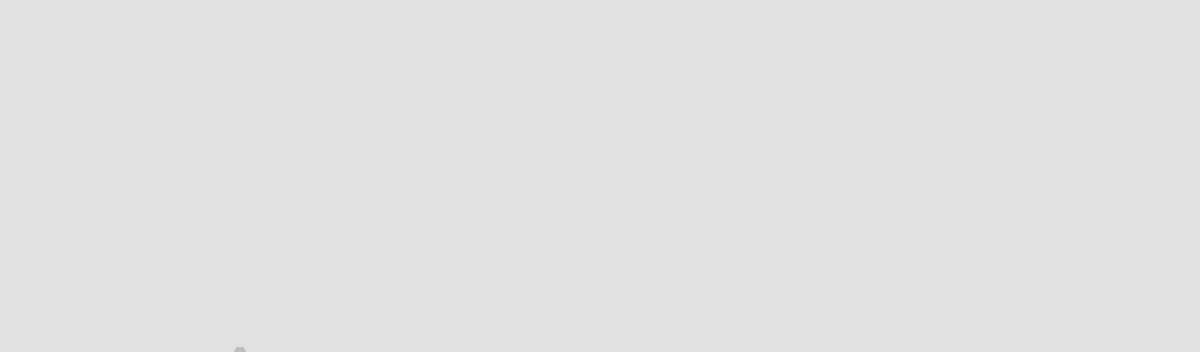
Frame 1 (no input)
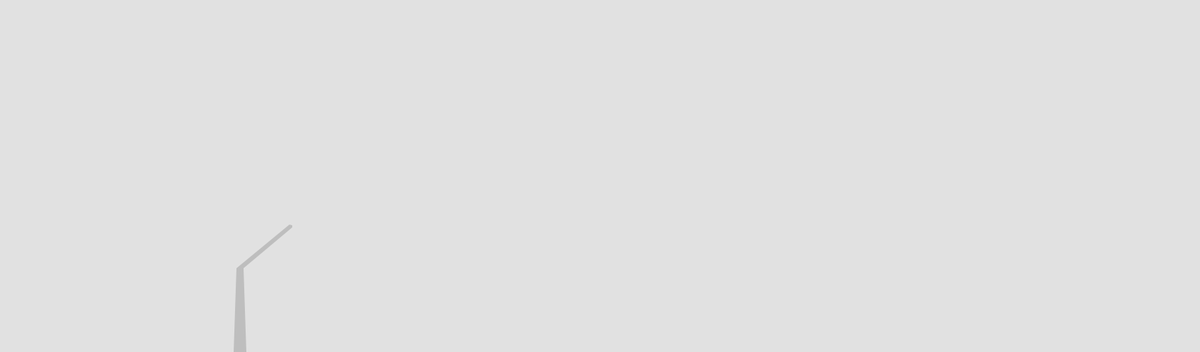
Frame 60 (the mouse pressed at the canvas centre just before this capture)
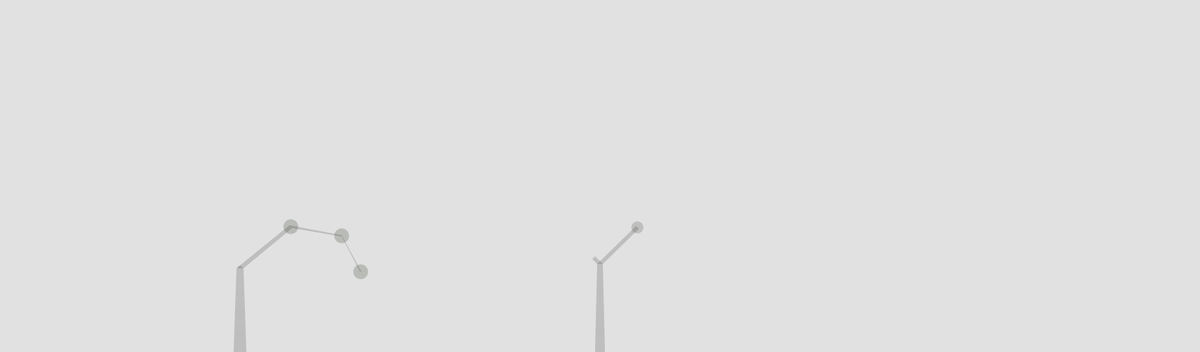
Frame 120 (the mouse held since frame 60 and released just before this capture)

The Processing sketch that drew these frames (run headless with seeded random() and noise(); from frame 60 on, the mouse is pressed at the canvas centre):

// Processing sketch: ProcessingTreeV11
// ── ProcessingTreeV11.pde
// L-system 
// goals for L system

/*
  Flow with song
 
 
 */

Lsystem[] tree;
float count;
float wind;
int max_trees, cur_tree;
int breed_track;

void setup() {
  size(1700, 500);
  smooth();
  frameRate(30);
  max_trees = 64;
  cur_tree = 0;
  tree = new Lsystem[max_trees];
  breed_track = 1;
  tree[0] = new Lsystem(width/5, height, height/2.1, 3, 0);
  count = 0;
  wind = 0.3;
}

void draw() {

  background(blend_color(color(225), color(137, 209, 234), ((float)count-800)/100));

  for (int i = 0; i < cur_tree+1; ++i) {
    tree[i].draw((int)count);
  }
  count++;
}

void mousePressed() {
  if (cur_tree < max_trees-1)
  {
    cur_tree++;
    int breed = floor(random(1, 7.999));
    ++breed_track;
    if (breed_track > 5)
    {
      breed_track = 1;
    }
    //breed = 3;

    tree[cur_tree] = new Lsystem(mouseX, height, height-mouseY, breed, (int)count);
  }
}



color blend_color(color x, color y, float factor)
{
  color output;
  if (factor < 0) 
  {
    output = x;
    return output;
  } else if (factor > 1)
  {
    output = y;
    return output;
  }

  output = color((1-factor)*red(x)+factor*red(y), (1-factor)*green(x)+factor*green(y), (1-factor)*blue(x)+factor*blue(y), (1-factor)*alpha(x)+factor*alpha(y));
  return output;
}
// ── Lsystem.pde
class Lsystem {
  int xpos, ypos; //coordinates in drawspace of base
  String system; //actual system
  String axiom;
  int iterations;
  String Frule, Xrule;
  float minus_radians, plus_radians;
  float width_factor, root_width;
  float length_factor;
  int ticks_per_branch;
  int life_time;
  float perm_len;
  int leaf_size;
  color branch_vibrant, leaf_prev, leaf_next;
  int leaf_change_counter, leaf_change_increment;

  Lsystem(int rootx, int rooty, float high_point, int breed, int global_time)
  {
    branch_vibrant = color(108, 28, 107, 200);
    leaf_next = color(109, 255, 19, 170);
    leaf_prev = color(15, 40);
    leaf_change_counter = 400;
    leaf_change_increment = leaf_change_counter;
    life_time = 0;
    xpos = rootx;
    ypos = rooty;
    root_width = 10;
    width_factor = 0.6;
    length_factor = 0.6;
    perm_len = high_point/2;
    leaf_size = (int)random(15, 25);
    ticks_per_branch = (int)max(4, 30-((float)global_time/50));
    println(ticks_per_branch);

    Xrule = "F";
    switch(breed)
    {
    case 1:
      axiom = "F[F]";
      iterations = 3;
      Frule = "F[+F][-F]";
      Xrule = Frule;
      minus_radians = 0.8;
      plus_radians = 0.8;
      width_factor = 0.7;
      break;

    case 2:
      axiom = "+F";
      iterations = 5;
      Frule = "F[-FF]";
      Xrule = Frule;
      minus_radians = 1.0;
      plus_radians = 0.8;
      break;

    case 3:
      axiom = "F-F";
      iterations = 3 + (int)random(-2, 4);
      length_factor = random(0.55, 0.8);
      Frule = "X[+F]";
      Xrule = "X";
      minus_radians = 0.8;
      plus_radians = 0.8;
      break;

    case 4:
      axiom = "FFF";
      iterations = 2;
      Frule = "F[+FF][-FF]";
      Xrule = Frule;
      minus_radians = 0.8;
      plus_radians = 0.8;
      break;

    case 5:
      axiom = "F[F]";
      iterations = 4;
      Frule = "F+F[-F-F]";
      Xrule = Frule;
      plus_radians = 0.1;
      minus_radians = 0.9;
      length_factor = 0.8;
      perm_len = high_point/3.7;
      break;

    case 6:
      axiom = "F";
      iterations = 4;
      Frule = "F[F-F+F]";
      Xrule = Frule;
      plus_radians = 0.7;
      minus_radians = 0.7;
      length_factor = 0.6;
      width_factor = 0.7;
      break;

    case 7:
      axiom = "FX";
      iterations = 3;
      Frule = "F[+X][-X]F";
      Xrule = "[-X][--X][+X][++X]";
      plus_radians = 0.2;
      minus_radians = 0.2;
      length_factor = 0.7;
      perm_len = high_point/3.7;
      break;
    }

    minus_radians += random(-0.1, 0.1);
    plus_radians += random(-0.1, 0.1);
    root_width = root_width + (int)random(-4, 4);
    system = axiom;


    for (int i = 0; i < iterations; ++i)
    {
      println(system);
      println(' ');
      system = applyFrule(system);
    }
    println(system);
    println(breed);
  }

  // Frule applied to system
  String applyFrule(String input)
  {
    String output = "";

    for (int i = 0; i < input.length(); ++i)
    {
      if (input.charAt(i) == 'F')
      {
        if (random(1, 100) > 200) //flip to X
        {
          output = output + Xrule;
        } else
        {
          output = output + Frule;
        }
      } else if (input.charAt(i) == 'X')
      {
        if (random(1, 100) > 200)
        {
          output = output + Frule;
        } else
        {
          output = output + Xrule;
        }
      } else
      {   
        output = output + input.charAt(i);
      }
    }

    return output;
  }

  void draw(int global_time)
  {
    ++life_time;
    int time = life_time;
    int gray = 0;
    Branch[] stack = new Branch[64];
    int stack_pointer = 0;



    pushMatrix();
    translate(xpos, ypos);

    int curx, cury;
    curx = 0;
    cury = 0;
    float angel = 0;
    float prev_angel = 0;
    float len = perm_len;

    float branch_width = root_width;
    int branch_count = 0;
    plus_radians += sin(time/10)/400;
    minus_radians += cos(time/5)/1000;
    for (int i = 0; i < system.length(); ++i)
    {

      char operator = system.charAt(i);
      if (operator == 'F' || operator == 'X')
      {
        //controlling the growth
        float temp_len = len;
        ++branch_count;
        if (branch_count > time/ticks_per_branch)
        {
          len = len * ((time%ticks_per_branch) + 1) / ticks_per_branch;
        }


        noStroke();
        //branch color
        if (global_time < 200)
        {
          fill(gray, 40);
        } else
        {
          fill(blend_color(color(gray, 40), branch_vibrant, ((float)global_time-200-branch_count*50)/(400)));
        }
        gray = gray + 1;

        int next_x = curx + (int)(len*sin(angel));
        int next_y = cury - (int)(len*cos(angel));

        int curx_1 = curx - (int)(branch_width*cos(prev_angel));
        int curx_2 = curx + (int)(branch_width*cos(prev_angel));
        int cury_1 = cury - (int)(branch_width*sin(prev_angel));
        int cury_2 = cury + (int)(branch_width*sin(prev_angel));

        branch_width = max(branch_width*width_factor, 2);

        int next_x1 = next_x - (int)(branch_width*cos(angel));
        int next_x2 = next_x + (int)(branch_width*cos(angel));
        int next_y1 = next_y - (int)(branch_width*sin(angel));
        int next_y2 = next_y + (int)(branch_width*sin(angel));

        beginShape();
        vertex(curx_1, cury_1);
        vertex(curx_2, cury_2);
        vertex(next_x2, next_y2);
        vertex(next_x1, next_y1);
        endShape();

        curx = next_x;
        cury = next_y;
        prev_angel = angel;

        if (branch_count > time/ticks_per_branch)
        {
          break;
        }
        len = temp_len;
        len *= length_factor;
      } else if (operator == '+')
      {

        angel += plus_radians;
      } else if (operator == '-')
      {

        angel -= minus_radians;
      } else if (operator == '[') //push
      {
        if (stack[stack_pointer] == null)
        {
          stack[stack_pointer] = new Branch();
        }

        stack[stack_pointer].xpos = curx;
        stack[stack_pointer].ypos = cury;
        stack[stack_pointer].angel = angel;
        stack[stack_pointer].branch_width = branch_width;
        stack[stack_pointer].prev_angel = prev_angel;
        stack[stack_pointer].branch_length = len;
        ++stack_pointer;
      } else if (operator == ']')
      {
        --stack_pointer;
        //fade from color to color
        //counter tracks when next change, increased by increment each time
        float factor = ((float)time - leaf_change_counter + leaf_change_increment - (branch_count*(float)30*(leaf_change_counter-time)/leaf_change_increment))/leaf_change_increment;
        fill(blend_color(leaf_prev, leaf_next, factor));

        if (time > leaf_change_counter)
        {
          leaf_prev = leaf_next;
          leaf_next = color(random(1, 255), random(1, 255), random(1, 255), random(150, 255));
          leaf_change_increment *= 0.7;
          leaf_change_increment = max(leaf_change_increment, 80);
          leaf_change_counter += leaf_change_increment;
        }
        ellipse(curx, cury, leaf_size, leaf_size);

        curx = stack[stack_pointer].xpos;
        cury = stack[stack_pointer].ypos;
        angel = stack[stack_pointer].angel;
        branch_width = stack[stack_pointer].branch_width;
        prev_angel = stack[stack_pointer].prev_angel;
        len = stack[stack_pointer].branch_length;
      }
    }

    popMatrix();
  } //end draw function

  //color fading function to blend
  color blend_color(color x, color y, float factor)
  {
    color output;
    if (factor < 0) 
    {
      output = x;
      return output;
    } else if (factor > 1)
    {
      output = y;
      return output;
    }

    output = color((1-factor)*red(x)+factor*red(y), (1-factor)*green(x)+factor*green(y), (1-factor)*blue(x)+factor*blue(y), (1-factor)*alpha(x)+factor*alpha(y));
    return output;
  }
}
// ── branch.pde
class Branch {

  int xpos, ypos;
  float angel, prev_angel;
  float branch_width;
  float branch_length;
}
